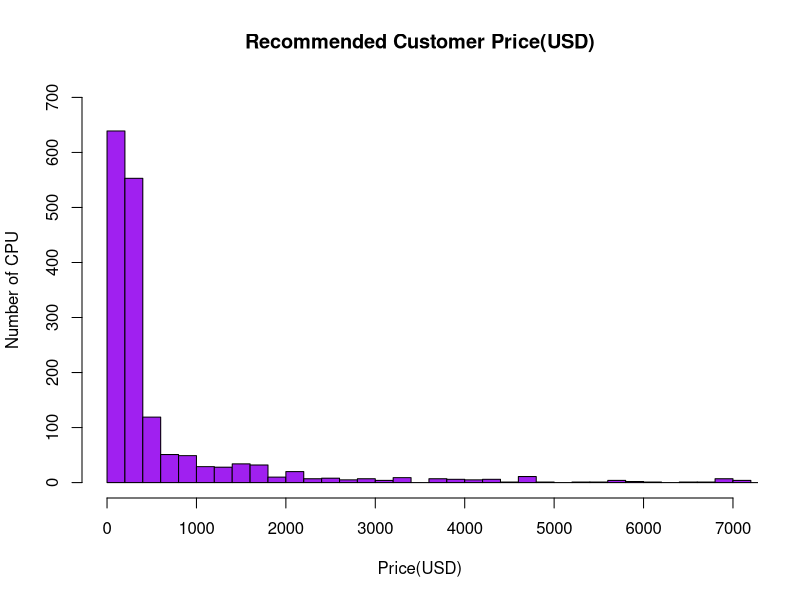
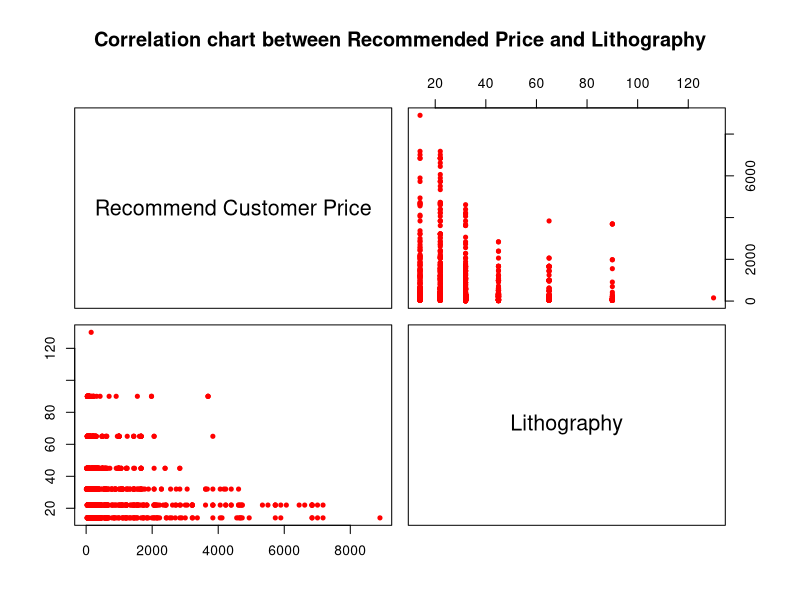
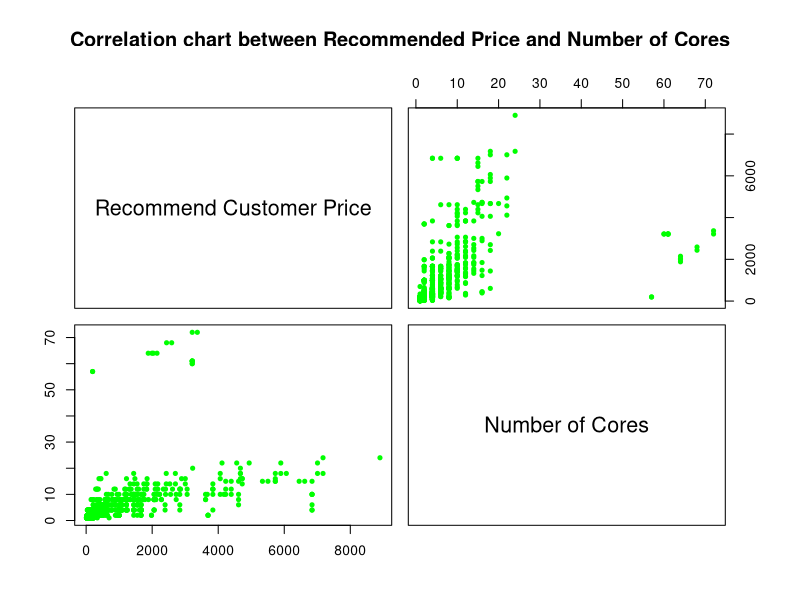
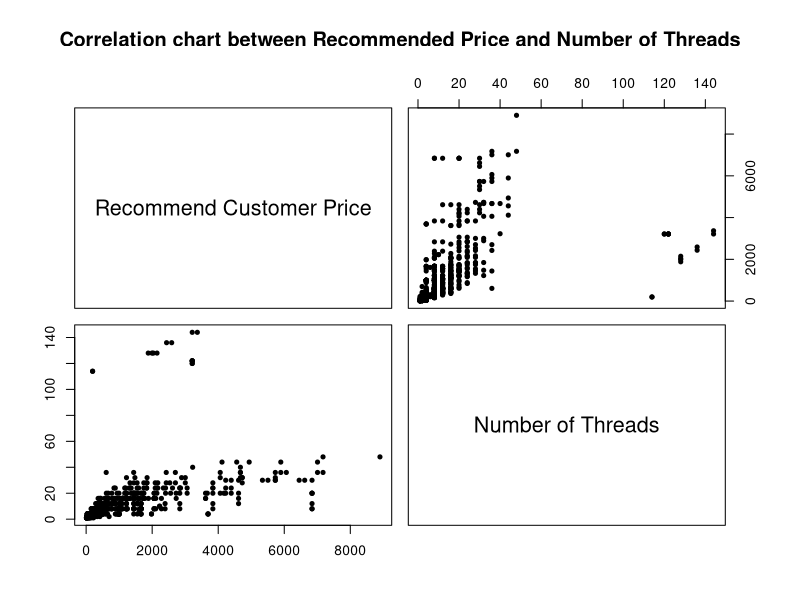
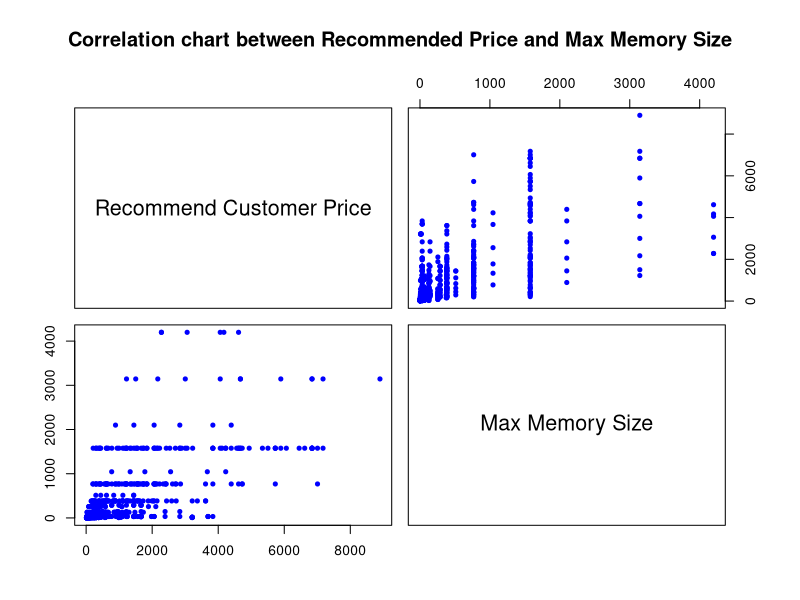
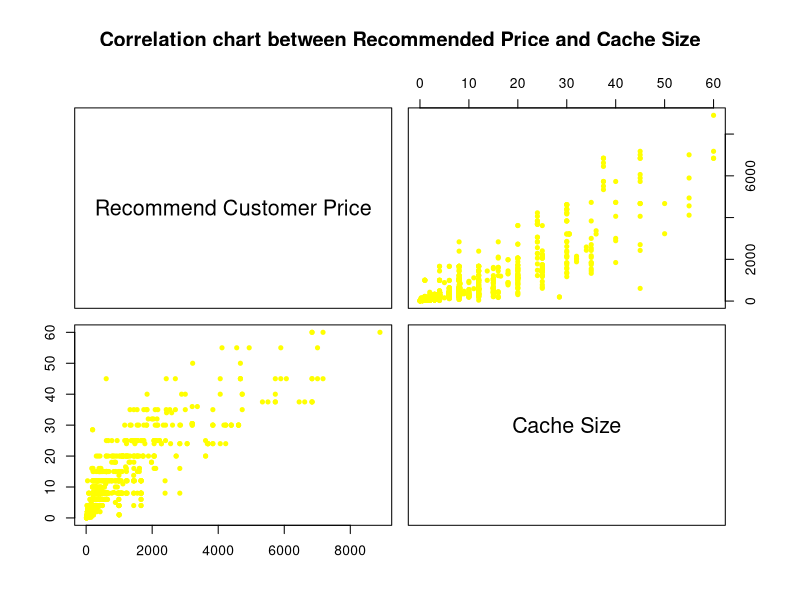
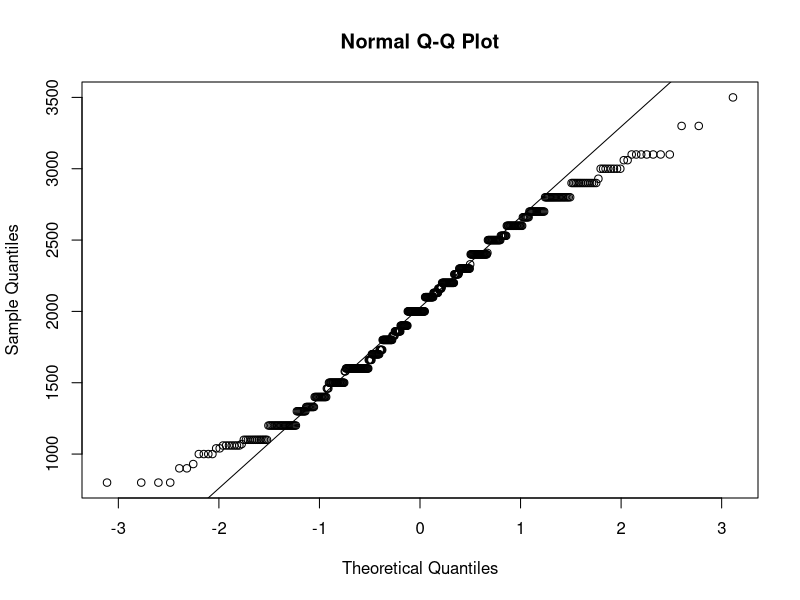
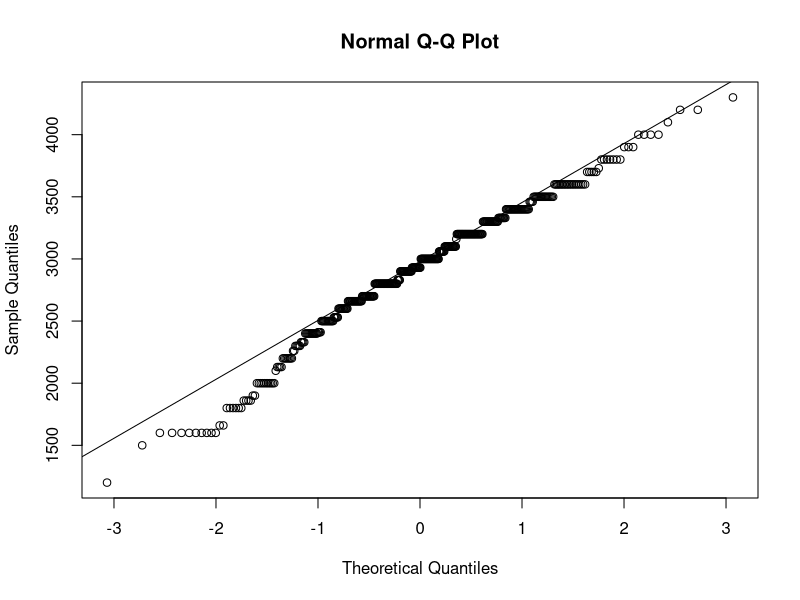

Reproduce these figures in R, in order.
# Import needed library
library(datasets)
library(graphics)
library(dplyr)
library(tidyr)
library(zoo)
library(nortest)
library(car)

# Necessary helper function
#-------------------------------
# Function convert TB to GB (1 TB = 1024 GB)
convertToGB <- function(number) {
  if(grepl('G', number)) {
    return(as.double(gsub(" GB","",number)))
  }
  return(as.double(gsub(" TB","",number)) * 1024)
}
# Function convert GHz to MHz (1 GHz = 1000 MHz)
convertToMHz <- function(number) {
  if(grepl('M', number)) {
    return(as.double(gsub(" MHz","",number)))
  }
  return(as.double(gsub(" GHz","",number)) * 1000)
}
# Function convert KB to MB (1 KB = 1/1024 MB)
convertToMB <- function(number) {
  if(grepl('M', number)) {
    return(as.double(gsub(" M","",number)))
  }
  return(as.double(gsub(" K","",number)) / 1024)
}
# Function to convert range of price to the average
average_price <- function(price) {
  if(grepl('-', price)) {
    number <- strsplit(price, "-")[[1]]
    return((as.double(number[1]) + as.double(number[2])) / 2)
  }
  return (price)
}
#-------------------------------

# Data from file Intel_CPUs.csv
#-------------------------------
# Read the data from file Intel_CPUs.csv, change the blank data and N/A to NA 
IntelCPU = read.csv("Intel_CPUs.csv", na.strings = c("", "N/A"))
# Choose the data columns which will be used
dataCPU = IntelCPU[,c("Product_Collection", "Vertical_Segment", "Processor_Number", "Status", "Launch_Date", "Lithography",
                      "nb_of_Cores", "nb_of_Threads", "Processor_Base_Frequency", "Cache", "TDP", "Max_Memory_Size",
                      "Max_Memory_Bandwidth", "Graphics_Base_Frequency", "Graphics_Max_Dynamic_Frequency", "Instruction_Set", "Recommended_Customer_Price")]
# Print summary of CPU data
print(summary(dataCPU))
# For each field, count number of NA data
print(apply(is.na(dataCPU), 2, sum))

# For each field, count rate of NA data
print(apply(is.na(dataCPU), 2, mean))

# There are so many missing data, so we will remove all data which have "NA" that we cannot predicted and data that have less than 10% miss
dataCPU <- dataCPU[complete.cases(dataCPU$TDP),]
dataCPU <- dataCPU[complete.cases(dataCPU$Processor_Base_Frequency),]
dataCPU <- dataCPU[complete.cases(dataCPU$Launch_Date),]
dataCPU <- dataCPU[complete.cases(dataCPU$Lithography),]
dataCPU <- dataCPU[complete.cases(dataCPU$Cache),]
dataCPU <- dataCPU[complete.cases(dataCPU$Processor_Number),]
dataCPU <- dataCPU[complete.cases(dataCPU$Instruction_Set),]

dataCPU$Lithography <- gsub("nm", "", dataCPU$Lithography)
dataCPU$Lithography <- as.integer(dataCPU$Lithography)
colnames(dataCPU)[6] = "Lithography(nm)"

# Convert "Launch_Date" to year
dataCPU$Launch_Date <- substr(dataCPU$Launch_Date, nchar(dataCPU$Launch_Date) - 1, nchar(dataCPU$Launch_Date))
dataCPU$Launch_Date <- as.integer(dataCPU$Launch_Date)
dataCPU$Launch_Date = 2000 + dataCPU$Launch_Date

# Change the frequency from GHz to MHz
dataCPU$Processor_Base_Frequency <- sapply(dataCPU$Processor_Base_Frequency, convertToMHz)
colnames(dataCPU)[9] = "Processor_Base_Frequency(MHz)"

# Split "Cache" to 2 column "Cache_Size" and "Type_Of_Cache"
dataCPU <- separate(dataCPU, Cache, into = c("Cache_Size(MB)","Type_Of_Cache"), sep="B")
dataCPU$`Cache_Size(MB)` <- sapply(dataCPU$`Cache_Size(MB)`, convertToMB)
dataCPU$Type_Of_Cache <- ifelse(dataCPU$Type_Of_Cache == "", "Original", sub(" ","",dataCPU$Type_Of_Cache))

dataCPU$TDP <- gsub("W", "", dataCPU$TDP)
dataCPU$TDP <- as.double(dataCPU$TDP)
colnames(dataCPU)[12] = "TDP(Watts)"

# Change the memory size from TB to GB
dataCPU$Max_Memory_Size <- sapply(dataCPU$Max_Memory_Size, convertToGB)
colnames(dataCPU)[13] = "Max_Memory_Size(GB)"

# Convert data of "Max_Memory_Bandwidth" from string to number
dataCPU$Max_Memory_Bandwidth <- gsub("GB/s", "", dataCPU$Max_Memory_Bandwidth)
dataCPU$Max_Memory_Bandwidth <- as.double(dataCPU$Max_Memory_Bandwidth)
colnames(dataCPU)[14] = "Max_Memory_Bandwidth(GB/s)"

# Change unit of "Graphics_Base_Frequency" to MHz, convert from string to number
dataCPU$Graphics_Base_Frequency <- sapply(dataCPU$Graphics_Base_Frequency, convertToMHz)
colnames(dataCPU)[15] = "Graphics_Base_Frequency(MHz)"

# Change unit of "Graphics_Max_Dynamic_Frequency" to MHz, convert from string to number
dataCPU$Graphics_Max_Dynamic_Frequency <- sapply(dataCPU$Graphics_Max_Dynamic_Frequency, convertToMHz)
colnames(dataCPU)[16] = "Graphics_Max_Dynamic_Frequency(MHz)"

dataCPU$Instruction_Set <- ifelse(dataCPU$Instruction_Set == "32-bit", "32-bit", "64-bit")

dataCPU$Recommended_Customer_Price <- gsub("\\$", "", dataCPU$Recommended_Customer_Price) 
dataCPU$Recommended_Customer_Price <- gsub(",", "", dataCPU$Recommended_Customer_Price)
dataCPU$Recommended_Customer_Price <- sapply(dataCPU$Recommended_Customer_Price, average_price) 
dataCPU$Recommended_Customer_Price <- as.double(dataCPU$Recommended_Customer_Price)
colnames(dataCPU)[18] = "Recommended_Customer_Price(USD)"

# Fill NA in "nb_of_Threads" with 2 times "nb_of_Cores" because usually, 1 core has 2 threads
dataCPU$nb_of_Threads <- ifelse(is.na(dataCPU$nb_of_Threads), dataCPU$nb_of_Cores * 2, dataCPU$nb_of_Threads)

# Fill NA in "Max_Memory_Size(GB)" with median
dataCPU$`Max_Memory_Size(GB)`[is.na(dataCPU$`Max_Memory_Size(GB)`)] <- median(dataCPU$`Max_Memory_Size(GB)`, na.rm = TRUE)

# Fill NA in "Max_Memory_Bandwidth(GB/s)" with median
dataCPU$`Max_Memory_Bandwidth(GB/s)`[is.na(dataCPU$`Max_Memory_Bandwidth(GB/s)`)] <- median(dataCPU$`Max_Memory_Bandwidth(GB/s)`, na.rm = TRUE)

# Fill NA in "Graphics_Base_Frequency(MHz)" with median
dataCPU$`Graphics_Base_Frequency(MHz)`[is.na(dataCPU$`Graphics_Base_Frequency(MHz)`)] <- median(dataCPU$`Graphics_Base_Frequency(MHz)`, na.rm = TRUE)

# Fill NA in "Graphics_Max_Dynamic_Frequency(MHz)" with median
dataCPU$`Graphics_Max_Dynamic_Frequency(MHz)`[is.na(dataCPU$`Graphics_Max_Dynamic_Frequency(MHz)`)] <- median(dataCPU$`Graphics_Max_Dynamic_Frequency(MHz)`, na.rm = TRUE)

# Fill NA in "Recommended_Customer_Price(USD)" according to the Product_Collection, then Vertical_Segment
dataCPU <- dataCPU %>% group_by(Product_Collection) %>% fill(`Recommended_Customer_Price(USD)`, .direction = "updown")
dataCPU <- dataCPU %>% group_by(Vertical_Segment) %>% fill(`Recommended_Customer_Price(USD)`, .direction = "updown")

# Check to make sure that there is no other NA data
print(apply(is.na(dataCPU), 2, sum))

# Create "dataNumeric" from dataCPU which only have numeric data
dataNumeric <- subset(dataCPU, select = -c(Product_Collection, Vertical_Segment, Processor_Number, Status, Type_Of_Cache, Instruction_Set))

average <- apply(dataNumeric, 2, mean)
variance <- apply(dataNumeric, 2, var)
std_deviation <- apply(dataNumeric, 2, sd)
min_value <- apply(dataNumeric, 2, min)
q1 <- apply(dataNumeric, 2, quantile, probs = 0.25)
med <- apply(dataNumeric, 2, median)
q3 <- apply(dataNumeric, 2, quantile, probs = 0.75)
max_value <- apply(dataNumeric, 2, max)

data.frame(average, variance, std_deviation, min_value, q1, med, q3, max_value)

print(length(dataCPU$Product_Collection))
table(dataCPU$Product_Collection)

table(dataCPU$Vertical_Segment)

print(length(dataCPU$Processor_Number))
print(length(unique(dataCPU$Processor_Number)))

table(dataCPU$Status)

table(dataCPU$Type_Of_Cache)

table(dataCPU$Instruction_Set)

hist(dataCPU$`Recommended_Customer_Price(USD)`, main = "Recommended Customer Price(USD)", xlab = "Price(USD)", ylab = "Number of CPU", 
     col = "purple", border = "black", xlim = c(0, 7000), ylim = c(0, 700), breaks = 50)

pairs(dataCPU$`Recommended_Customer_Price(USD)` ~ dataCPU$`Lithography(nm)`, col = "red", pch = 20, labels = c("Recommend Customer Price", "Lithography"), 
      main = "Correlation chart between Recommended Price and Lithography")

pairs(dataCPU$`Recommended_Customer_Price(USD)` ~ dataCPU$nb_of_Cores, col = "green", pch = 20, labels = c("Recommend Customer Price", "Number of Cores"), 
      main = "Correlation chart between Recommended Price and Number of Cores")

pairs(dataCPU$`Recommended_Customer_Price(USD)` ~ dataCPU$nb_of_Threads, col = "black", pch = 20, labels = c("Recommend Customer Price", "Number of Threads"), 
      main = "Correlation chart between Recommended Price and Number of Threads")

pairs(dataCPU$`Recommended_Customer_Price(USD)` ~ dataCPU$`Max_Memory_Size(GB)`, col = "blue", pch = 20, labels = c("Recommend Customer Price", "Max Memory Size"), 
      main = "Correlation chart between Recommended Price and Max Memory Size")

pairs(dataCPU$`Recommended_Customer_Price(USD)` ~ dataCPU$`Cache_Size(MB)`, col = "yellow", pch = 20, labels = c("Recommend Customer Price", "Cache Size"), 
      main = "Correlation chart between Recommended Price and Cache Size")

#-----------ANOVA---------------

# Test 1: Normality of residuals for Mobile CPUs
mobileCPU <- subset(dataCPU, dataCPU$Vertical_Segment == "Mobile")
qqnorm(mobileCPU$`Processor_Base_Frequency(MHz)`)
qqline(mobileCPU$`Processor_Base_Frequency(MHz)`)
print(shapiro.test(mobileCPU$`Processor_Base_Frequency(MHz)`))

# Test 1: Normality of residuals for Desktop CPUs
desktopCPU <- subset(dataCPU, dataCPU$Vertical_Segment == "Desktop")
qqnorm(desktopCPU$`Processor_Base_Frequency(MHz)`)
qqline(desktopCPU$`Processor_Base_Frequency(MHz)`)
print(shapiro.test(desktopCPU$`Processor_Base_Frequency(MHz)`))

# Test 1: Normality of residuals for Server CPUs
serverCPU <- subset(dataCPU, dataCPU$Vertical_Segment == "Server")
qqnorm(serverCPU$`Processor_Base_Frequency(MHz)`)
qqline(serverCPU$`Processor_Base_Frequency(MHz)`)
print(shapiro.test(serverCPU$`Processor_Base_Frequency(MHz)`))

# Test 1: Normality of residuals for Embedded CPUs
embeddedCPU <- subset(dataCPU, dataCPU$Vertical_Segment == "Embedded")
qqnorm(embeddedCPU$`Processor_Base_Frequency(MHz)`)
qqline(embeddedCPU$`Processor_Base_Frequency(MHz)`)
print(shapiro.test(embeddedCPU$`Processor_Base_Frequency(MHz)`))

# Test 2: Homogeneity of variances
levent_test <- leveneTest(dataCPU$`Processor_Base_Frequency(MHz)` ~ as.factor(dataCPU$Vertical_Segment))
print(levent_test)

anova_model <- aov(`Processor_Base_Frequency(MHz)` ~ Vertical_Segment, data = dataCPU)
summary(anova_model)

TukeyHSD(anova_model)
plot(TukeyHSD(anova_model))

#---Linear Regression-----------

linear_model<-lm(dataNumeric$`Recommended_Customer_Price(USD)` ~ dataNumeric$`nb_of_Cores` + dataNumeric$`nb_of_Threads` + dataNumeric$`Cache_Size(MB)`)
summary(linear_model)

par(mfrow=c(2, 2))
plot(linear_model)

#-------------------------------
